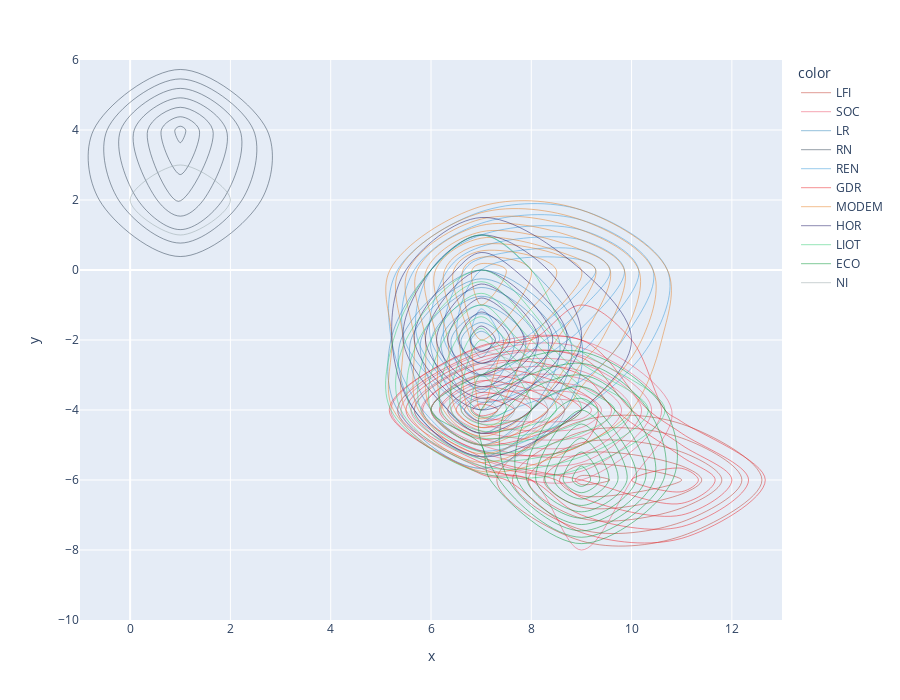

Notebook code cell kept with this figure:
### Code cell
fig = px.density_contour(x=user_vec_reduced[:,0],y=user_vec_reduced[:,1],color=[user2groupe[user] for user in model.dv.index_to_key],color_discrete_map=gp_politique_color,height=700)

fig.show()

### Figure 1 — Plotly figure (JSON) as saved in the notebook; plotly's stock layout.template omitted (floating-point values rounded to 4 significant figures; data arrays with more than 128 entries replaced by an {"elided": "..."} marker saying what was removed)
{"data": [{"contours": {"coloring": "none"}, "hovertemplate": "color=LFI<br>x=%{x}<br>y=%{y}<br>count=%{z}<extra></extra>", "legendgroup": "LFI", "line": {"color": "#c0392b"}, "name": "LFI", "showlegend": true, "type": "histogram2dcontour", "x": [10.17, 9.685, 10.29, 10.19, 10.0, 9.817, 9.827, 9.973, 10.05, 9.505, 9.33, 10.04, 9.511, 10.09, 9.761, 10.11, 9.442, 9.817, 9.887, 9.642, 10.25, 9.653, 9.496, 7.576, 6.642, 10.22, 10.44, 10.05, 10.09, 9.56, 9.189, 9.707, 9.957, 10.2, 9.659, 9.575, 9.805, 9.228, 9.96, 9.695, 10.1, 10.1, 10.1, 10.22, 10.26, 10.1, 9.627, 10.03, 9.683, 9.606, 10.17, 9.642, 9.641, 9.746, 9.488, 10.19, 9.92, 10.07, 10.06, 9.641], "xaxis": "x", "xbingroup": "x", "y": [-6.772, -6.53, -6.642, -6.584, -5.794, -6.463, -6.942, -6.386, -6.939, -6.465, -5.477, -5.516, -6.088, -6.51, -6.973, -6.824, -6.659, -6.57, -5.913, -5.501, -6.46, -6.825, -5.322, -3.533, -3.909, -6.799, -6.448, -6.042, -6.528, -6.573, -6.544, -6.731, -5.744, -5.51, -5.934, -6.447, -5.801, -6.767, -6.298, -5.202, -5.499, -6.745, -6.31, -6.004, -5.763, -5.525, -6.382, -6.281, -5.271, -6.451, -5.999, -7.002, -6.181, -6.336, -6.643, -5.841, -6.601, -5.678, -6.291, -6.559], "yaxis": "y", "ybingroup": "y"}, {"contours": {"coloring": "none"}, "hovertemplate": "color=SOC<br>x=%{x}<br>y=%{y}<br>count=%{z}<extra></extra>", "legendgroup": "SOC", "line": {"color": "#ED4C67"}, "name": "SOC", "showlegend": true, "type": "histogram2dcontour", "x": [7.207, 7.485, 9.01, 7.444, 8.789, 7.059, 8.827, 7.744, 9.246, 7.999, 8.597, 7.503, 9.069, 8.425, 8.794, 7.527, 8.253, 8.555, 9.3, 9.588, 6.863, 8.855, 7.628, 8.943, 6.614], "xaxis": "x", "xbingroup": "x", "y": [-3.868, -4.165, -5.784, -3.803, -3.618, -3.928, -3.102, -3.602, -4.801, -4.349, -4.078, -3.917, -4.963, -1.939, -5.627, -4.124, -3.708, -3.752, -4.724, -7.084, -4.114, -4.225, -4.12, -4.541, -0.5738], "yaxis": "y", "ybingroup": "y"}, {"contours": {"coloring": "none"}, "hovertemplate": "color=LR<br>x=%{x}<br>y=%{y}<br>count=%{z}<extra></extra>", "legendgroup": "LR", "line": {"color": "#2980b9"}, "name": "LR", "showlegend": true, "type": "histogram2dcontour", "x": [7.189, 7.541, 6.124, 6.001, 6.825, 6.252, 7.81, 7.151, 6.883, 6.952, 6.471, 6.701, 7.487, 6.141, 7.58, 7.108, 6.829, 6.545, 7.225, 1.639, 7.826, 6.593, 6.302, 7.539, 6.832, 6.981, 7.252, 7.559, 6.406, 8.148, 7.115, 7.054, 6.274, 6.936, 7.434, 7.004, 8.28, 7.936, 7.368], "xaxis": "x", "xbingroup": "x", "y": [0.3968, -3.884, -2.19, -1.662, -3.701, -1.967, -2.477, -3.59, -2.447, 0.5246, -2.312, -1.752, -1.751, -2.123, -2.503, -3.716, -3.504, -2.107, -2.811, 2.318, -3.224, -2.111, -2.965, -2.81, 0.292, -3.687, -2.844, -0.8223, -1.039, -2.486, -3.134, -2.957, -2.071, -4.015, -1.751, -3.458, -2.45, -3.491, -3.118], "yaxis": "y", "ybingroup": "y"}, {"contours": {"coloring": "none"}, "hovertemplate": "color=RN<br>x=%{x}<br>y=%{y}<br>count=%{z}<extra></extra>", "legendgroup": "RN", "line": {"color": "#2c3e50"}, "name": "RN", "showlegend": true, "type": "histogram2dcontour", "x": [0.8447, 1.075, 1.863, 0.9626, 1.094, 1.296, 1.584, 1.726, 1.428, 1.203, 1.481, 0.9253, 1.507, 1.076, 1.364, 1.666, 1.174, 1.218, 1.643, 1.275, 1.279, 0.9951, 0.8626, 1.376, 0.839, 0.8311, 1.214, 1.901, 0.9015, 1.982, 1.88, 1.688, 1.334, 1.03, 1.786, 0.9999, 0.8697, 1.038, 1.157, 1.426, 6.665, 1.009, 1.381, 6.934, 0.914, 1.221, 1.094, 1.352, 1.601, 0.9191, 1.63, 1.353, 1.352, 1.39, 1.814, 1.523, 7.497, 1.002, 7.23, 1.103, 1.801, 1.166, 1.67, 0.9341, 1.438, 1.651, 1.069], "xaxis": "x", "xbingroup": "x", "y": [2.94, 2.744, 2.755, 3.775, 3.546, 3.85, 3.096, 3.252, 2.718, 2.535, 3.078, 3.873, 3.375, 3.821, 3.584, 3.589, 2.879, 3.462, 2.808, 3.938, 2.543, 4.001, 2.726, 3.19, 2.934, 3.06, 2.594, 2.791, 3.082, 2.612, 2.653, 2.652, 2.869, 3.546, 3.67, 3.997, 3.031, 3.801, 3.449, 2.53, -4.056, 2.909, 3.613, -4.159, 3.143, 3.724, 2.786, 3.675, 3.136, 3.585, 3.347, 2.674, 2.539, 3.369, 2.386, 2.55, -3.317, 3.448, -3.373, 3.737, 2.958, 3.675, 3.8, 2.876, 3.246, 2.982, 3.202], "yaxis": "y", "ybingroup": "y"}, {"contours": {"coloring": "none"}, "hovertemplate": "color=REN<br>x=%{x}<br>y=%{y}<br>count=%{z}<extra></extra>", "legendgroup": "REN", "line": {"color": "#3498db"}, "name": "REN", "showlegend": true, "type": "histogram2dcontour", "x": {"elided": "139 float values"}, "xaxis": "x", "xbingroup": "x", "y": {"elided": "139 float values"}, "yaxis": "y", "ybingroup": "y"}, {"contours": {"coloring": "none"}, "hovertemplate": "color=GDR<br>x=%{x}<br>y=%{y}<br>count=%{z}<extra></extra>", "legendgroup": "GDR", "line": {"color": "#EA2027"}, "name": "GDR", "showlegend": true, "type": "histogram2dcontour", "x": [7.886, 6.973, 10.15, 10.16, 8.05, 6.729, 9.541, 8.015, 9.042, 7.344, 7.377, 10.21, 9.342, 9.232, 7.436], "xaxis": "x", "xbingroup": "x", "y": [-3.973, -3.791, -6.647, -6.847, -3.303, -3.957, -4.919, -1.953, -4.544, -3.549, -4.3, -6.609, -5.032, -5.508, -4.063], "yaxis": "y", "ybingroup": "y"}, {"contours": {"coloring": "none"}, "hovertemplate": "color=MODEM<br>x=%{x}<br>y=%{y}<br>count=%{z}<extra></extra>", "legendgroup": "MODEM", "line": {"color": "#e67e22"}, "name": "MODEM", "showlegend": true, "type": "histogram2dcontour", "x": [8.753, 7.842, 7.554, 8.352, 6.56, 6.408, 7.71, 8.933, 7.69, 9.064, 6.863, 8.727, 6.584, 6.918, 7.347, 7.792, 8.31, 8.296, 7.676, 7.688, 7.003, 7.609, 7.197, 8.209, 8.568, 7.824, 8.069, 7.839, 8.377, 8.254, 6.623, 8.377, 8.57, 7.93, 7.89, 7.176, 6.448, 7.663, 6.622, 7.255, 7.836, 7.272], "xaxis": "x", "xbingroup": "x", "y": [-0.577, -1.283, -0.3197, -1.471, -0.6155, -1.572, -3.74, -1.087, 0.2523, -0.4578, -2.924, -0.5155, 0.1705, -3.335, 0.1926, 0.3724, -0.9483, -4.283, -2.065, -3.419, -2.198, -1.986, -2.354, -1.697, -1.865, -0.6759, 0.2075, -3.345, -0.2967, -0.9168, -0.8797, -3.026, -1.403, -0.2584, -1.169, -1.525, -3.105, -3.511, -3.311, 0.164, -3.07, 0.1497], "yaxis": "y", "ybingroup": "y"}, {"contours": {"coloring": "none"}, "hovertemplate": "color=HOR<br>x=%{x}<br>y=%{y}<br>count=%{z}<extra></extra>", "legendgroup": "HOR", "line": {"color": "#1B1464"}, "name": "HOR", "showlegend": true, "type": "histogram2dcontour", "x": [7.22, 7.483, 7.779, 7.88, 7.636, 7.73, 6.617, 6.967, 7.673, 7.737, 7.475, 8.231, 6.636, 8.57, 7.312, 7.811, 7.017, 8.211, 8.491, 7.048], "xaxis": "x", "xbingroup": "x", "y": [-3.383, -1.345, -2.646, -0.1313, -2.023, -1.535, -3.916, -0.05618, -1.146, -2.071, 0.1183, -1.315, -1.795, -3.103, -3.199, -2.318, 0.3495, -2.604, 0.1888, -1.607], "yaxis": "y", "ybingroup": "y"}, {"contours": {"coloring": "none"}, "hovertemplate": "color=LIOT<br>x=%{x}<br>y=%{y}<br>count=%{z}<extra></extra>", "legendgroup": "LIOT", "line": {"color": "#2ecc71"}, "name": "LIOT", "showlegend": true, "type": "histogram2dcontour", "x": [7.751, 7.421, 7.47, 7.365, 8.456, 7.587, 8.038, 7.659, 6.534, 7.869, 8.3, 7.469, 7.728], "xaxis": "x", "xbingroup": "x", "y": [-0.8307, -4.003, -3.486, -2.214, -3.368, -2.977, -3.014, -2.626, -3.227, -2.303, -3.266, -3.279, -3.658], "yaxis": "y", "ybingroup": "y"}, {"contours": {"coloring": "none"}, "hovertemplate": "color=ECO<br>x=%{x}<br>y=%{y}<br>count=%{z}<extra></extra>", "legendgroup": "ECO", "line": {"color": "#009432"}, "name": "ECO", "showlegend": true, "type": "histogram2dcontour", "x": [9.278, 8.777, 8.722, 7.0, 8.989, 8.369, 8.478, 9.071, 7.195, 9.112, 8.519, 9.473, 8.836, 8.673, 9.198, 8.778, 9.337, 9.145, 9.568], "xaxis": "x", "xbingroup": "x", "y": [-6.877, -4.965, -5.207, -4.294, -5.714, -4.139, -4.469, -5.133, -4.208, -5.12, -4.801, -5.934, -5.086, -4.872, -5.137, -5.085, -6.201, -4.575, -6.409], "yaxis": "y", "ybingroup": "y"}, {"contours": {"coloring": "none"}, "hovertemplate": "color=NI<br>x=%{x}<br>y=%{y}<br>count=%{z}<extra></extra>", "legendgroup": "NI", "line": {"color": "#95a5a6"}, "name": "NI", "showlegend": true, "type": "histogram2dcontour", "x": [6.823, 6.706, 1.581, 6.511], "xaxis": "x", "xbingroup": "x", "y": [-3.621, -3.272, 2.664, -3.729], "yaxis": "y", "ybingroup": "y"}], "layout": {"height": 700, "legend": {"title": {"text": "color"}, "tracegroupgap": 0}, "margin": {"t": 60}, "xaxis": {"anchor": "y", "domain": [0, 1], "title": {"text": "x"}}, "yaxis": {"anchor": "x", "domain": [0, 1], "title": {"text": "y"}}}}
